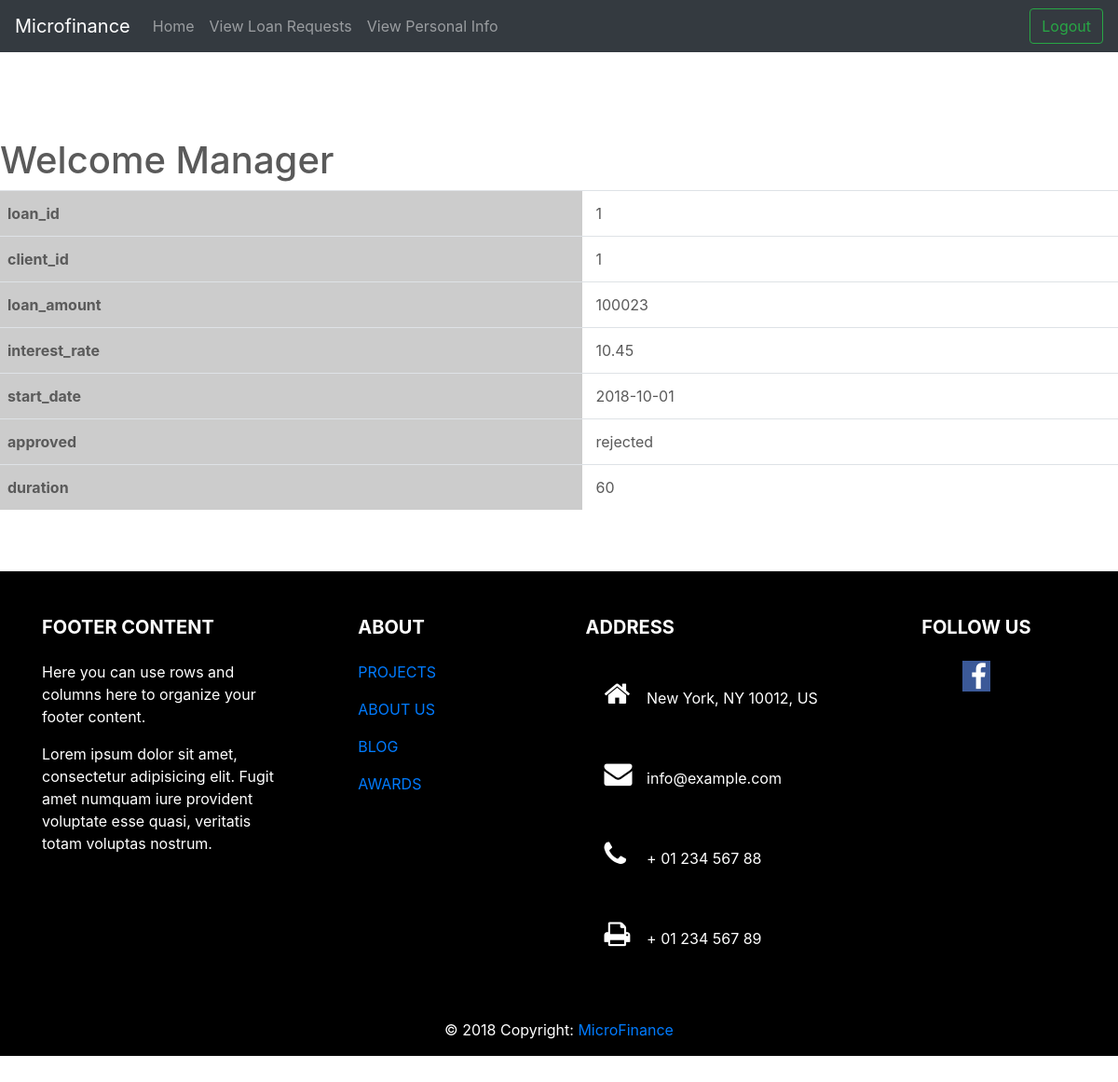
Screenshot of /Manager/viewloandetails.php?loan_id=1 (signed in) with the database file from the repository.
### tables this page shows
CREATE TABLE `loanapplications` (
  `loan_id` int(10) NOT NULL,
  `client_id` int(10) DEFAULT NULL,
  `loan_amount` int(10) DEFAULT NULL,
  `interest_rate` decimal(4,2) DEFAULT NULL,
  `start_date` date DEFAULT NULL,
  `approved` enum('pending','approved','rejected') DEFAULT 'pending',
  `duration` int(11) NOT NULL
);

### Manager/viewloandetails.php (the view, shortened to what this page needs)
<!doctype html>
<html lang="en">
<head>
    <link rel="stylesheet" href="https://cdnjs.cloudflare.com/ajax/libs/font-awesome/4.7.0/css/font-awesome.min.css">
    <link href="../css/custom.css" rel="stylesheet">
    <link href="../../dist/css/bootstrap.min.css" rel="stylesheet">
    <link rel="stylesheet" href="https://stackpath.bootstrapcdn.com/bootstrap/4.1.3/css/bootstrap.min.css"
>
    <link href="carousel.css" rel="stylesheet">
</head>
<body>
<header>
    <nav class="navbar navbar-expand-md navbar-dark fixed-top bg-dark">
        <a class="navbar-brand" href="#">Microfinance</a>
        <div class="collapse navbar-collapse" id="navbarCollapse">
            <ul class="navbar-nav mr-auto">
                <li class="nav-item">
                    <a class="nav-link" href="managerhome.php">Home</a>
                </li>
                <li class="nav-item">
                    <a class="nav-link" href="viewloanrequests.php">View Loan Requests </a>
                </li>
                <li class="nav-item">
                    <a class="nav-link" href="viewpdetails.php">View Personal Info </a>
                </li>
            </ul>
            <form class="form-inline mt-2 mt-md-0" action="../login/logout.php">
                <button class="btn btn-outline-success my-2 my-sm-0" type="submit">Logout</button>
            </form>
        </div>
    </nav>
</header>
<main role="main">
    <h1>Welcome Manager</h1>
    <div id="loan_details">
        <?php
        if (isset($_GET['loan_id']) && !empty($_GET['loan_id'])) {
            $loan_id = $_GET['loan_id'];
            $query = "SELECT * FROM `loanapplications` WHERE `loan_id` = $loan_id";
            $dbconn = mysqli_connect("localhost", "jester","mafia","microfinance");
            $result = mysqli_query($dbconn, $query);
            if ($result) {
                echo '<table class="table">';
                foreach (mysqli_fetch_assoc($result) as $attrib => $value) {
                    echo
                        '<tr>'
                        . '<td style="font-weight:bold; background:#ccc;	height:30px; padding-left:8px; align:left">' . $attrib . '</td>'
                        . '<td style="height:30px; padding-left:15px;">' . $value . '</td>'
                        . '</tr>';
                }
                echo '</table>';
            }
        }
        ?>
    </div>
    <div style="height:50px">
    </div>
    <footer class="page-footer font-small mdb-color lighten-3 pt-4">
        <div class="container text-center text-md-left">
            <div class="row">
                <div class="col-md-4 col-lg-3 mr-auto my-md-4 my-0 mt-4 mb-1">
                    <h5 class="font-weight-bold text-uppercase mb-4">Footer Content</h5>
                    <p>Here you can use rows and columns here to organize your footer content.</p>
                    <p>Lorem ipsum dolor sit amet, consectetur adipisicing elit. Fugit amet numquam iure provident
                        voluptate esse
                        quasi, veritatis totam voluptas nostrum.</p>
                </div>
                <div class="col-md-2 col-lg-2 mx-auto my-md-4 my-0 mt-4 mb-1">
                    <h5 class="font-weight-bold text-uppercase mb-4">About</h5>
                    <ul class="list-unstyled">
                        <li>
                            <p>
                                <a href="#!">PROJECTS</a>
                            </p>
                        </li>
                        <li>
                            <p>
                                <a href="#!">ABOUT US</a>
                            </p>
                        </li>
                        <li>
                            <p>
                                <a href="#!">BLOG</a>
                            </p>
                        </li>
                        <li>
                            <p>
                                <a href="#!">AWARDS</a>
                            </p>
                        </li>
                    </ul>
                </div>
                <div class="col-md-4 col-lg-3 mx-auto my-md-4 my-0 mt-4 mb-1">
                    <h5 class="font-weight-bold text-uppercase mb-4">Address</h5>
                    <ul class="list-unstyled">
                        <li>
                            <p>
                                <i class="fa fa-home mr-3"></i> New York, NY 10012, US</p>
                        </li>
                        <li>
                            <p>
                                <i class="fa fa-envelope mr-3"></i> info@example.com</p>
                        </li>
                        <li>
                            <p>
                                <i class="fa fa-phone mr-3"></i> + 01 234 567 88</p>
                        </li>
                        <li>
                            <p>
                                <i class="fa fa-print mr-3"></i> + 01 234 567 89</p>
                        </li>
                    </ul>
                </div>
                <div class="col-md-2 col-lg-2 text-center mx-auto my-4">
                    <h5 class="font-weight-bold text-uppercase mb-4">Follow Us</h5>
                    <a type="button" class="btn-floating btn-fb">
                        <i class="fa fa-facebook"></i>
                    </a>
                </div>
            </div>
        </div>
        <div class="footer-copyright text-center py-3">© 2018 Copyright:
            <a href=""> MicroFinance</a>
        </div>
    </footer>
</main>
</body>
</html>

### css/custom.css (style rules this page uses)
.fa { padding: 20px; font-size: 30px; width: 45px; text-decoration: none; }
.fa-facebook { background: #3B5998; color: #FFFFFF; padding: 0.05em 0.3em; background: #3B5998; color: white; width: 30px; }
footer { background: black; color: white; }

### css/carousel.css (style rules this page uses)
body { padding-top: 3rem; padding-bottom: 3rem; color: #5a5a5a; }

### rows the page displays
loanapplications: loan_id "1", client "1", loan_amount "100023", interest_rate "10.45", start_date "2018-10-01", approved "rejected", duration "60"

### other values shown
$attrib "loan_id"
$attrib "client_id"
$attrib "loan_amount"
$attrib "interest_rate"
$attrib "start_date"
$attrib "approved"
$attrib "duration"
